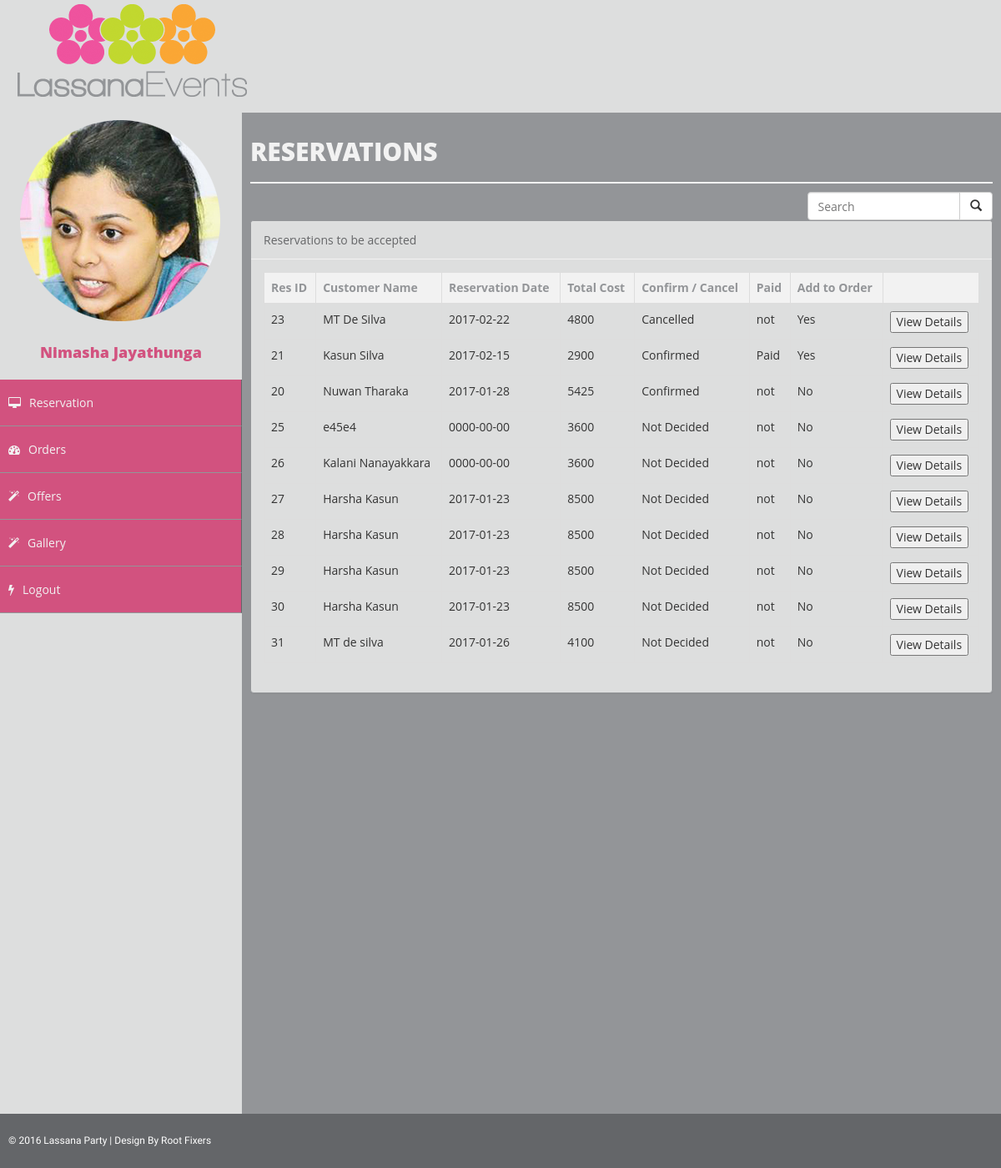
The app's page /clerk/tempReservation.php (signed in) with its own data.
### tables this page shows
CREATE TABLE IF NOT EXISTS `users1` (
  `uid` int(11) NOT NULL AUTO_INCREMENT,
  `employee_type` varchar(30) NOT NULL,
  `upass` varchar(50) NOT NULL,
  `uname` varchar(30) DEFAULT NULL,
  `fullname` varchar(100) NOT NULL,
  `contact` int(10) NOT NULL,
  `NIC` varchar(10) DEFAULT NULL,
  `Address` varchar(75) NOT NULL,
  `uemail` varchar(70) NOT NULL,
  `location` varchar(100) NOT NULL,
  PRIMARY KEY (`uid`),
  UNIQUE KEY `uname` (`uname`,`uemail`),
  KEY `NIC` (`NIC`)
);

CREATE TABLE IF NOT EXISTS `temp_res` (
  `ResID` int(20) NOT NULL AUTO_INCREMENT,
  `CusName` varchar(50) NOT NULL,
  `Email` varchar(100) NOT NULL,
  `ConNum` int(11) NOT NULL,
  `ResDate` date NOT NULL,
  `Duration` int(50) NOT NULL,
  `District` varchar(50) NOT NULL,
  `Location` text NOT NULL,
  `TotalCost` double NOT NULL,
  `Labour_Charge` double DEFAULT NULL,
  `Delivery_Charge` double DEFAULT NULL,
  `Discount` double DEFAULT NULL,
  `Advance_Fee` double DEFAULT NULL,
  `Confirm` varchar(20) NOT NULL DEFAULT 'Not Decided',
  `Paid` varchar(20) NOT NULL DEFAULT 'not',
  `Cancelled` varchar(20) NOT NULL DEFAULT 'not',
  `AddToOrder` varchar(20) NOT NULL DEFAULT 'No',
  PRIMARY KEY (`ResID`)
);

### config/class.user.php (called while the page is built, shortened)
<?php
   	class User{
   		public $db;
   		public function __construct(){
   			$this->db = new mysqli(DB_SERVER, DB_USERNAME, DB_PASSWORD, DB_DATABASE);
   		}
       	public function get_fullname($uid){
       		$sql3="SELECT fullname FROM users1 WHERE uid = $uid";
   	        $result = mysqli_query($this->db,$sql3);
   	        $user_data = mysqli_fetch_array($result);
   	        return $user_data['fullname'];
       	}
   	}
   ?>

### clerk/tempReservation.php (the view, shortened to what this page needs)
<?php
   include_once '../config/class.user.php';
   $user = new User();
   $uid = $_SESSION['uid'];
   ?>
<!DOCTYPE html>
<head>
</head>
<body>
    <div id="wrapper">
        <?php include '../config/clerkheader.php'; ?>
        <div id="page-wrapper">
            <div id="page-inner">
                <div class="row">
                    <div class="col-md-12">
                        <h1 class="page-head-line">Reservations</h1>
                    </div>
                </div>
               <div class="col-sm-3 col-md-3 pull-right">
                    <form  method="post" action="searchorder.php">
                    <div class="input-group">
                     <input type="text" class="form-control" placeholder="Search" name="srch" id="srch-term">
                    <div class="input-group-btn">
                     <button class="btn btn-default" type="submit"><i class="glyphicon glyphicon-search"></i></button>
                    </div>
                    </div>
                    </form>
                </div>
		<div  class="row">
            <div class="col-md-12">
            <div class="panel panel-info">
                        <div class="panel-heading">
                            Reservations to be accepted
                        </div>
                <div class="panel-body">
					<?php
					include '../config/db_confg.php';
						$select = "SELECT * FROM temp_res ";
						$result = mysqli_query($conn, $select);
						if ( mysqli_num_rows($result) > 0) {
							echo ('<div ><table class="table table-bordered"  >
								<thead >
								<tr>
									<th>Res ID</th>
									<th>Customer Name</th>
									<th>Reservation Date</th>
									<th>Total Cost</th>
									<th>Confirm / Cancel</th>
									<th>Paid</th>
									<th>Add to Order</th>
									<th></th>
								</tr></thead>');
								echo("<tbody>");
								while($row = mysqli_fetch_assoc($result)) {
									echo (
									"<tr >
										<form method=\"post\" action=\"showReservations.php\" target=\"_blank\">
											<td>" . $row["ResID"] . "</td>
											<td>" . $row["CusName"] . "</td>
											<td>" . $row["ResDate"] . "</td>
											<td>" . $row["TotalCost"] . "</td>
											<td>" . $row["Confirm"] . "</td>
											<td>" . $row["Paid"] . "</td>
											<td>" . $row["AddToOrder"] . "</td>
											<td>
											<input name=\"ResID\" type=\"hidden\" id=\"ResID\" value=\"".$row["ResID"]."\"\>
											<input class=\"delete1\" name=\"show\" type=\"submit\" id=\"show\" value=\"View Details\">
											</td>
										</form>
									</tr>");
								}
							   echo ("</tbody></table></div>");
					}
					?>
                </div>
            </div>
            </div>
        </div>
                </div>
            </div>
            </div>
    <?php include '../config/footer.php'; ?>
</body>
</html>

### config/clerkheader.php (shortened to what this page needs)
<html>
    <head>
    <link href="../assets/css/bootstrap.css" rel="stylesheet" />
    <link href="../assets/css/font-awesome.css" rel="stylesheet" />
    <link href="../assets/css/basic.css" rel="stylesheet" />
    <link href="../assets/css/custom.css" rel="stylesheet" />
    </head>
    <nav class="navbar navbar-cls-top " role="navigation" >
            <img  src="../assets/img/logo.png" style="margin:5px " >
    </nav>
        <nav class="navbar-side" role="navigation">
            <div class="sidebar-collapse">
                <ul class="nav" id="main-menu">
                    <li>
                        <?php
                        include '../config/db_confg.php';
                        $query = $conn->query("select * from users1 where uid='$uid'");
                        while($row = mysqli_fetch_assoc($query)){
                        ?>
                        <div class="user-img-div">
                            <img class="photo" src="<?php echo $row['location']; ?>" >
                            <?php } ?>
                            <br><br>
                            <div class="inner-text">
                               <?php echo $user->get_fullname($uid); ?>
                            </div>
                        </div>
                    </li>
                    <li>
                        <a href="tempReservation.php"><i class="fa fa-desktop "></i>Reservation</a>
                    </li>
                    <li>
                        <a href="orders.php"><i class="fa fa-dashboard "></i>Orders</a>
                    </li>
                    <li>
                        <a href="offers.php"><i class="fa fa-magic "></i>Offers</a>
                    </li>
                    <li>
                        <a href="gallery.php"><i class="fa fa-magic "></i>Gallery</a>
                    </li>
                    <li>
                        <a href='../config/login.php'><i class="fa fa-flash "></i>Logout</a>
                    </li>
                </ul>
            </div>
        </nav>
</html>

### assets/css/basic.css (style rules this page uses)
body { font-family: 'Questrial', sans-serif; line-height:25px; font-family: 'Open Sans',serif; }
.user-img-div { background-color: #dddede; }
.user-img-div .inner-text { text-align: center; position: relative; color: #D2527F; font-weight: 800; padding-bottom: 20px; font-size: 18px; }
.navbar-side { border: none; background-color: #646669; z-index: 1; position: absolute; width: 290px; margin-top: 15px; }
.sidebar-collapse .nav { padding: 0; height: 100%; }
.sidebar-collapse .nav > li > a { color: #f2f2f2; background: #D2527F; text-shadow: none; padding: 15px 40px; border-bottom: 1px solid #939598; padding: 15px 10px; border-right:1px solid #646669; }
#wrapper { width: 100%; background-color: #dddede; line-height:25px; font-family: 'Open Sans',serif; }
#page-wrapper { min-height: 600px; background: #dddede; margin: 0 0 0 260px; padding: 15px 0px 0px 30px; }
#page-inner { width: 100%; margin: 0px; background-color: #939598!important; padding: 10px; min-height: 1200px; }
.page-head-line { font-size: 30px; text-transform: uppercase; color: #f2f2f2; font-weight: 800; padding-bottom: 20px; border-bottom: 2px solid #f2f2f2; margin-bottom: 10px; }
.navbar-cls-top { background: #dddede; border: none; height: 100px; }
.nav > li > a > i { margin-right: 10px; }
.navbar { border-radius: 0px; }
.panel-info { border-color: #939598; background-color: #dddede; }
.panel-body { border-color: #f2f2f2; }
.panel-info > .panel-heading { color: #656668; background-color: #dddede; border-color: #f2f2f2; }
thead { color: #939598; background-color: #f2f2f2; border:#656668; }
.table-bordered { border-bottom-style: inset; }

### css/custom.css (style rules this page uses)
ul { list-style: none; }
li a { color: #f2f2f2; }

### config/clerkheader.php (style rules this page uses)
body { font-family: 'Questrial', sans-serif; }

### records on screen
users1: location (picture), fullname "Nimasha Jayathunga"
temp_res: ResID "23", CusName "MT De Silva", ResDate "2017-02-22", TotalCost "4800", Confirm "Cancelled", Paid "not", AddToOrder "Yes"
temp_res: ResID "21", CusName "Kasun Silva", ResDate "2017-02-15", TotalCost "2900", Confirm "Confirmed", Paid "Paid", AddToOrder "Yes"
temp_res: ResID "20", CusName "Nuwan Tharaka", ResDate "2017-01-28", TotalCost "5425", Confirm "Confirmed", Paid "not", AddToOrder "No"
temp_res: ResID "25", CusName "e45e4", ResDate "0000-00-00", TotalCost "3600", Confirm "Not Decided", Paid "not", AddToOrder "No"
temp_res: ResID "26", CusName "Kalani Nanayakkara", ResDate "0000-00-00", TotalCost "3600", Confirm "Not Decided", Paid "not", AddToOrder "No"
temp_res: ResID "27", CusName "Harsha Kasun", ResDate "2017-01-23", TotalCost "8500", Confirm "Not Decided", Paid "not", AddToOrder "No"
temp_res: ResID "28", CusName "Harsha Kasun", ResDate "2017-01-23", TotalCost "8500", Confirm "Not Decided", Paid "not", AddToOrder "No"
temp_res: ResID "29", CusName "Harsha Kasun", ResDate "2017-01-23", TotalCost "8500", Confirm "Not Decided", Paid "not", AddToOrder "No"
temp_res: ResID "30", CusName "Harsha Kasun", ResDate "2017-01-23", TotalCost "8500", Confirm "Not Decided", Paid "not", AddToOrder "No"
temp_res: ResID "31", CusName "MT de silva", ResDate "2017-01-26", TotalCost "4100", Confirm "Not Decided", Paid "not", AddToOrder "No"
